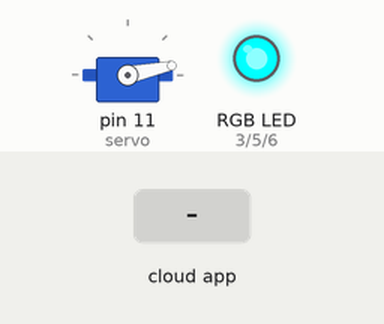
The sketch below on a simulated Arduino Uno, built with avr-gcc and run on an emulated ATmega328P. Parts: servo, an RGB LED mixed from three pins (HIGH = lit). The test bench sets the inputs (shaded band). The ROS host is connected and sends only what is stated.

Above: at 1.26 s.
1.3 s: the phone or cloud app sets led to 90
At 1.46 s:
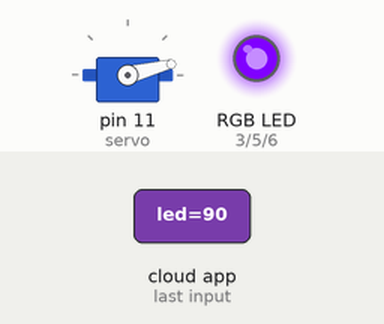
4.3 s: the phone or cloud app sets led to 0
At 4.48 s:
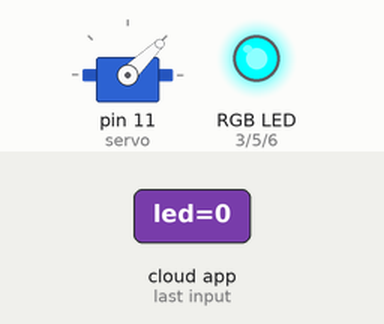
7.3 s: the phone or cloud app sets led to 180
At 7.5 s:
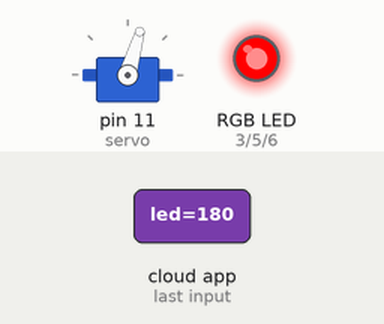
10.3 s: the phone or cloud app sets led to 45
At 10.52 s:
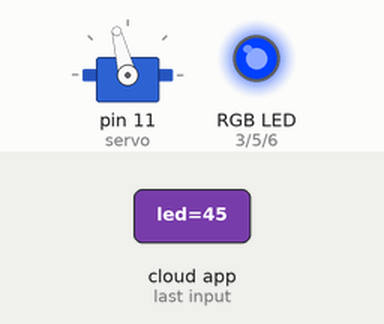
13.3 s: the phone or cloud app sets led to 0
At 13.54 s:
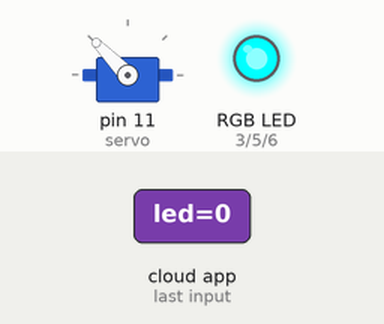
16.3 s: the phone or cloud app sets led to 45
At 16.46 s:
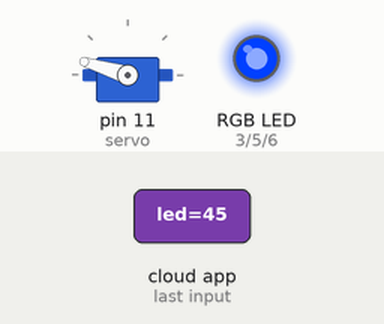
Timing chart, 0 to 27.7 s (numbered marks = the images above; inputs shaded):
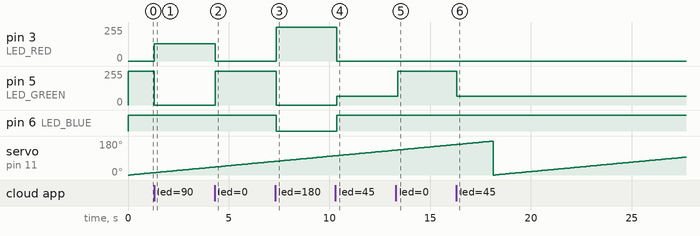

Measured:
- after the input at 1.3 s, pin 3 (LED_RED): 0/255 → 128/255 at once; pin 5 (LED_GREEN): 255/255 → 0/255 at once
- after the input at 4.3 s, pin 3 (LED_RED): 128/255 → 0/255 at once; pin 5 (LED_GREEN): 0/255 → 255/255 at once
- after the input at 7.3 s, pin 3 (LED_RED): 0/255 → 255/255 after 0.05 s; pin 5 (LED_GREEN): 255/255 → 0/255 after 0.05 s; pin 6 (LED_BLUE): HIGH → LOW after 0.05 s
- after the input at 10.3 s, pin 3 (LED_RED): 255/255 → 0/255 after 0.07 s; pin 5 (LED_GREEN): 0/255 → 64/255 after 0.07 s; pin 6 (LED_BLUE): LOW → HIGH after 0.07 s
- after the input at 13.3 s, pin 5 (LED_GREEN): 64/255 → 255/255 after 0.09 s
- after the input at 16.3 s, pin 5 (LED_GREEN): 255/255 → 64/255 at once

The sketch:

roboz.ino
```cpp
#include <ros.h>
#include <string.h>
#include <std_msgs/UInt8.h>
#include <std_msgs/UInt16.h>
#include <Servo.h>

ros::NodeHandle nh;

Servo servo;

#define LED_RED 3
#define LED_GREEN 5
#define LED_BLUE 6

void ledWrite(int r, int g, int b){
	analogWrite(LED_RED, 255-r);
	analogWrite(LED_GREEN, 255-g);
	analogWrite(LED_BLUE, 255-b);
}

void getRGB(int hue, int sat, int val, int colors[3]) {
	// hue: 0-259, sat: 0-255, val (lightness): 0-255
	int r, g, b, base;

	if (sat == 0) { // Achromatic color (gray).
		colors[0]=val;
		colors[1]=val;
		colors[2]=val;
	} else  {
		base = ((255 - sat) * val)>>8;
		switch(hue/60) {
			case 0:
				r = val;
				g = (((val-base)*hue)/60)+base;
				b = base;
				break;
			case 1:
				r = (((val-base)*(60-(hue%60)))/60)+base;
				g = val;
				b = base;
				break;
			case 2:
				r = base;
				g = val;
				b = (((val-base)*(hue%60))/60)+base;
				break;
			case 3:
				r = base;
				g = (((val-base)*(60-(hue%60)))/60)+base;
				b = val;
				break;
			case 4:
				r = (((val-base)*(hue%60))/60)+base;
				g = base;
				b = val;
				break;
			case 5:
				r = val;
				g = base;
				b = (((val-base)*(60-(hue%60)))/60)+base;
				break;
		}
		colors[0]=r;
		colors[1]=g;
		colors[2]=b;
	}
}

void setLED(int hue, int l){
	int col[3] = {0,0,0};
	getRGB(hue, 255, l, col);
	ledWrite(col[0], col[1], col[2]);
}


void servo_cb( const std_msgs::UInt8 & msg) {
	int pos = msg.data;
	if (pos > 180) pos = 180;
	if (pos < 0) pos = 0;
	servo.write(pos);
}

void led_cb( const std_msgs::UInt16 & msg) {
	int h = msg.data%260;
    setLED(h, 255);
}


ros::Subscriber<std_msgs::UInt8> sub_servo("servo", &servo_cb );
ros::Subscriber<std_msgs::UInt16> sub_led("led", &led_cb );

int i = 0;
void setup() {
    servo.attach(11);
    nh.initNode();
    nh.subscribe(sub_servo);
    nh.subscribe(sub_led);
	setLED(0, 255);
}

void loop() {
    nh.spinOnce();
	servo.write(i++%180);
	delay(100);
}
```
